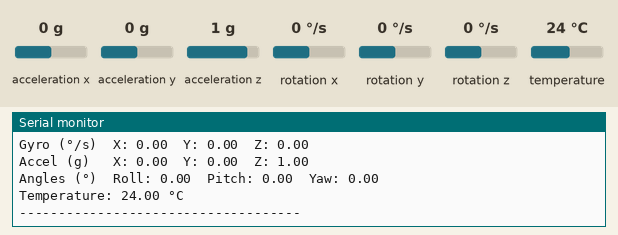
Simulated run of this sketch. Board: Arduino Uno, built with avr-gcc and run on an emulated ATmega328P. Shown: the last lines printed to the serial monitor. The inputs (shaded band) are chosen by the test bench; at power-on: acceleration x 0 g, acceleration y 0 g, acceleration z 1 g, rotation x 0 °/s, rotation y 0 °/s, rotation z 0 °/s, temperature 24 °C.

Above: at 8.7 s.
8.8 s: acceleration x set to -1.4 g
At 10.2 s:
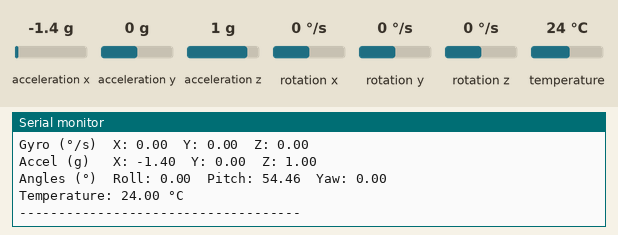
10.3 s: acceleration y set to -1.4 g
At 11.6 s:
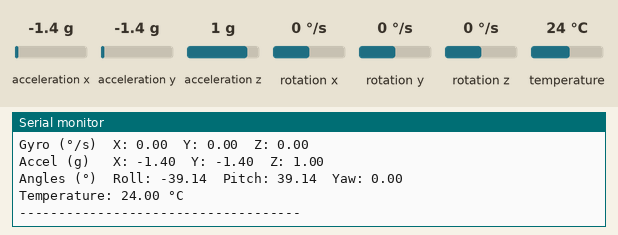
11.8 s: acceleration z set to -1.4 g
At 13.1 s:
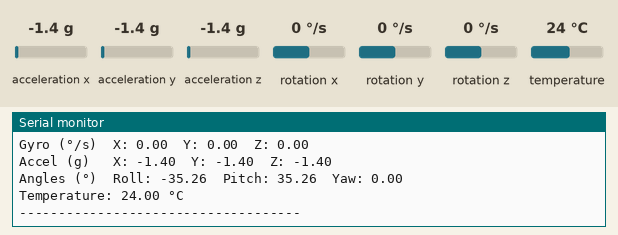
13.3 s: rotation x set to -192 °/s
14.8 s: rotation y set to -192 °/s
Timing chart, 0 to 17.8 s (numbered marks = the images above; inputs shaded):
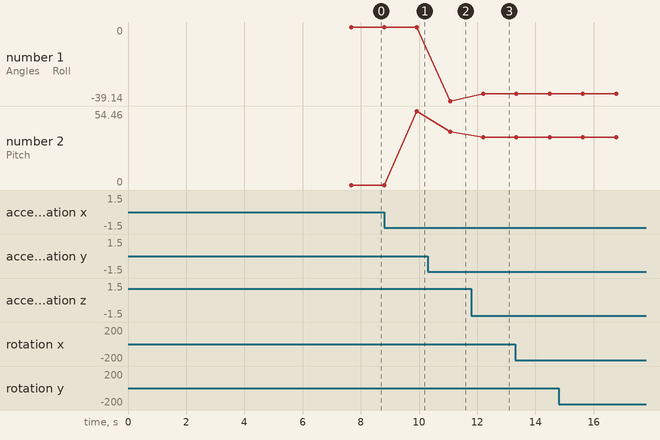

Measured:
- after the input at 8.8 s, the serial monitor: prints a new line after 1.1 s (image 1)
- after the input at 10.3 s, the serial monitor: prints a new line after 0.72 s (image 2)
- after the input at 11.8 s, the serial monitor: prints a new line after 0.36 s (image 3)
- plotted number 1: 0 → -39.14 after the input at 10.3 s, -39.14 → -35.26 after the input at 11.8 s
- plotted number 2: 0 → 54.46 after the input at 8.8 s, 54.46 → 39.14 after the input at 10.3 s, 39.14 → 35.26 after the input at 11.8 s

The sketch:

mpu_angle_accel_gyro.ino
```cpp
#include <Wire.h>
#include <MPU6050_light.h>

MPU6050 mpu(Wire);

// Zero reference for angles
float rollZero  = 0.0;
float pitchZero = 0.0;

void setup() {
  Serial.begin(9600);
  Wire.begin();

  // Initialize MPU6050
  if (mpu.begin() != 0) {
    Serial.println("MPU6050 not found!");
    while (1);
  }
  mpu.calcGyroOffsets();

  Serial.println("MPU6050 connected");
  Serial.println("Keep sensor STILL and FLAT for calibration...");
  delay(3000);

  // Calibrate gyro + accelerometer (bias removal)
  mpu.calcOffsets(true, true);
  Serial.println("Calibration done");

  // Let filter settle
  delay(500);
  mpu.update();

  // -------- SET ZERO REFERENCE --------
  rollZero  = mpu.getAngleX();
  pitchZero = mpu.getAngleY();

  Serial.println("Zero reference set (Roll=0, Pitch=0)");
  Serial.println("------------------------------------");
}

void loop() {
  mpu.update();   // MUST be called every loop

  // -------- Gyroscope (deg/sec) --------
  float gyroX = mpu.getGyroX();
  float gyroY = mpu.getGyroY();
  float gyroZ = mpu.getGyroZ();

  // -------- Accelerometer (g) --------
  float accX = mpu.getAccX();
  float accY = mpu.getAccY();
  float accZ = mpu.getAccZ();

  // -------- Angles (degrees) --------
  float rollRaw  = mpu.getAngleX();
  float pitchRaw = mpu.getAngleY();
  float yaw      = mpu.getAngleZ();   // yaw drifts (normal)

  // Zero-corrected angles
  float roll  = rollRaw  - rollZero;
  float pitch = pitchRaw - pitchZero;

  // -------- Temperature (°C) --------
  float temp = mpu.getTemp();

  // -------- Print everything --------
  Serial.print("Gyro (°/s)  X: ");
  Serial.print(gyroX);
  Serial.print("  Y: ");
  Serial.print(gyroY);
  Serial.print("  Z: ");
  Serial.println(gyroZ);

  Serial.print("Accel (g)   X: ");
  Serial.print(accX);
  Serial.print("  Y: ");
  Serial.print(accY);
  Serial.print("  Z: ");
  Serial.println(accZ);

  Serial.print("Angles (°)  Roll: ");
  Serial.print(roll);
  Serial.print("  Pitch: ");
  Serial.print(pitch);
  Serial.print("  Yaw: ");
  Serial.println(yaw);

  Serial.print("Temperature: ");
  Serial.print(temp);
  Serial.println(" °C");

  Serial.println("------------------------------------");

  delay(1000);
}
```
